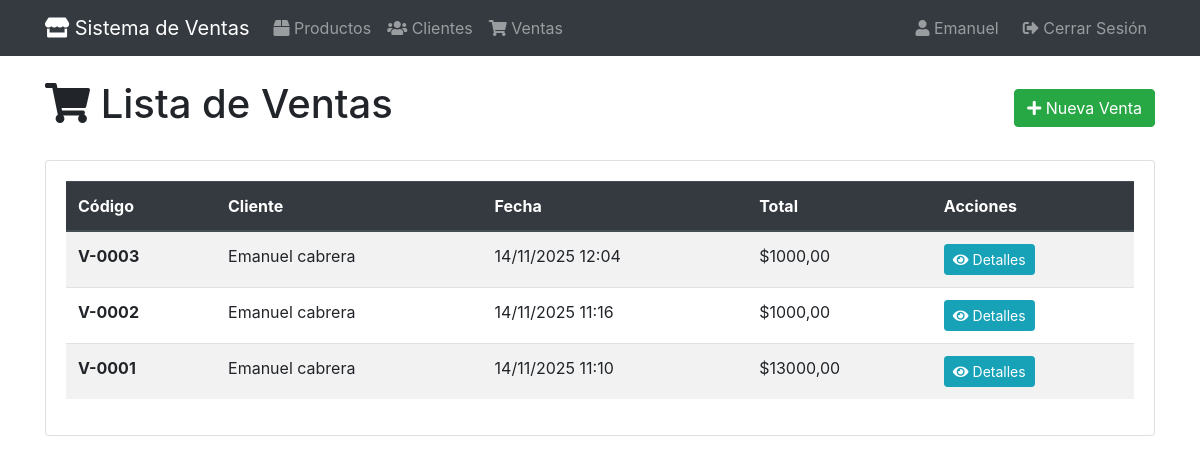
Page /ventas/ (signed in) on the committed database.
### apps/ventas/models.py (models this page shows, shortened)
class Venta(models.Model):
    codigo_venta = models.CharField(
        max_length=20,
        unique= True,
        verbose_name="Codigo de venta"
    )
    cliente = models.ForeignKey(
        Cliente,
        on_delete=models.PROTECT,
        verbose_name="Cliente"
    )
    fecha = models.DateTimeField(
        auto_now=True,
        verbose_name="Fecha de venta"
    )
    total = models.DecimalField(
        max_digits=10,
        decimal_places = 2,
        default = 0,
        validators=[MinValueValidator(0)],
        verbose_name="Total de la venta"
    )
    class Meta:
        verbose_name ="Venta"
        verbose_name_plural = "Ventas"
        ordering = ["-fecha"]

### apps/clientes/models.py (models this page shows, shortened)
class Cliente(models.Model):
    nombre = models.CharField(max_length=100, verbose_name="nombre")
    apellido = models.CharField(max_length=100, verbose_name="apellido")
    numero_documento = models.CharField(
        max_length=20,
        unique=True,
        verbose_name="nuemro de dni",
        validators= [
            RegexValidator(
                regex='^\d{7,8}$',
                message="El numero de documento solo deben ser numeros"
            )
        ]
    )
    email = models.EmailField(verbose_name= "Correo Electronico", blank=True)
    telefono = models.CharField(
        max_length=15,
        verbose_name="Telefono",
        validators=[
            RegexValidator(
                regex='^[0-9+()-]+$',
                message="El telefono solo puede contener numeros y los siguientes caracteres: +, -, ( ,"
            )
        ]
    )
    direccion = models.TextField(verbose_name="Direccion", blank=True)
    activo = models.BooleanField(default=True, verbose_name="activo")
    creado = models.DateTimeField(auto_now_add=True, verbose_name="creado")
    actualizado = models.DateTimeField(auto_now=True)
    class Meta:
        verbose_name = "Cliente"
        verbose_name_plural = "Clientes"
        ordering = ["apellido", "nombre"]
        indexes = [
            models.Index(fields=["apellido","nombre"]),
            models.Index(fields=["numero_documento"]),
        ]
    @property
    def nombre_completo(self):
        return f"{self.nombre} {self.apellido}"

### apps/ventas/views.py (the view)
# urls.py: path('', views.VentaListView.as_view(), name='lista'),
class VentaListView(VentasGroupRequiredMixin, ListView):
    model = Venta
    form_class = VentaForm
    template_name = "ventas/venta_list.html"
    context_object_name = "ventas"
    paginate_by = 10

### apps/core/mixins.py (called while the page is built)
    def test_func(self):
        if self.group_required is None:
            return True
        if not self.request.user.is_authenticated:
            return False
        if self.request.user.is_superuser or self.request.user.groups.filter(name='administradores').exists():
            return True
        return self.request.user.groups.filter(name=self.group_required).exists()

### apps/ventas/templates/ventas/venta_list.html (shortened to what this page needs)
{% extends 'base.html' %}
{% block content %}
<div class="d-flex justify-content-between align-items-center mb-4">
    <h1><i class="fas fa-shopping-cart"></i> Lista de Ventas</h1>
    <a href="{% url 'ventas:crear' %}" class="btn btn-success">
        <i class="fas fa-plus"></i> Nueva Venta
    </a>
</div>
<div class="card">
    <div class="card-body">
        {% if ventas %}
            <div class="table-responsive">
                <table class="table table-striped table-hover">
                    <thead class="thead-dark">
                        <tr>
                            <th>Código</th>
                            <th>Cliente</th>
                            <th>Fecha</th>
                            <th>Total</th>
                            <th>Acciones</th>
                        </tr>
                    </thead>
                    <tbody>
                        {% for venta in ventas %}
                        <tr>
                            <td><strong>{{ venta.codigo_venta }}</strong></td>
                            <td>{{ venta.cliente.nombre_completo }}</td>
                            <td>{{ venta.fecha|date:"d/m/Y H:i" }}</td>
                            <td>${{ venta.total }}</td>
                            <td>
                                <a href="{% url 'ventas:detalle' venta.pk %}" class="btn btn-sm btn-info" title="Ver Detalles">
                                    <i class="fas fa-eye"></i> Detalles
                                </a>
                            </td>
                        </tr>
                        {% endfor %}
                    </tbody>
                </table>
            </div>
        {% endif %}
    </div>
</div>
{% endblock %}

### templates/base.html (shortened to what this page needs)
<!DOCTYPE html>
<html lang="es">
<head>
    <link href="https://cdn.jsdelivr.net/npm/bootstrap@4.6.0/dist/css/bootstrap.min.css" rel="stylesheet">
    <link href="https://cdnjs.cloudflare.com/ajax/libs/font-awesome/5.15.4/css/all.min.css" rel="stylesheet">
</head>
<body>
    <nav class="navbar navbar-expand-lg navbar-dark bg-dark">
        <div class="container">
            <a class="navbar-brand" href="/">
                <i class="fas fa-store"></i> Sistema de Ventas
            </a>
            <div class="collapse navbar-collapse">
                <ul class="navbar-nav mr-auto">
                    <li class="nav-item">
                        <a class="nav-link" href="{% url 'productos:lista' %}">
                            <i class="fas fa-box"></i> Productos
                        </a>
                    </li>
                    <li class="nav-item">
                        <a class="nav-link" href="{% url 'clientes:lista' %}">
                             <i class="fas fa-users"></i> Clientes
                        </a>
                    </li>
                    <li class="nav-item">
                        <a class="nav-link" href="{% url 'ventas:lista' %}">
                             <i class="fas fa-shopping-cart"></i> Ventas
                        </a>
                    </li>
                </ul>
                <ul class="navbar-nav">
                    {% if user.is_authenticated %}
                        <li class="nav-item">
                            <span class="navbar-text mr-3">
                                <i class="fas fa-user"></i> {{ user.username }}
                            </span>
                        </li>
                        <li class="nav-item">
                            <a class="nav-link" href="{% url 'account_logout' %}">
                                <i class="fas fa-sign-out-alt"></i> Cerrar Sesión
                            </a>
                        </li>
                    {% else %}
                        <li class="nav-item">
                            <a class="nav-link" href="{% url 'account_login' %}">
                                <i class="fas fa-sign-in-alt"></i> Iniciar Sesión
                            </a>
                        </li>
                    {% endif %}
                </ul>
            </div>
        </div>
    </nav>
    <main class="container my-4">
        {% block content %}{% endblock %}
    </main>
</body>
</html>

### rows in the picture
Venta: codigo_venta "V-0003", cliente.nombre_completo "Emanuel cabrera", fecha "14/11/2025 12:04", total "1000,00"
Venta: codigo_venta "V-0002", cliente.nombre_completo "Emanuel cabrera", fecha "14/11/2025 11:16", total "1000,00"
Venta: codigo_venta "V-0001", cliente.nombre_completo "Emanuel cabrera", fecha "14/11/2025 11:10", total "13000,00"

### other values in the picture
{{ user.username }} "Emanuel"
